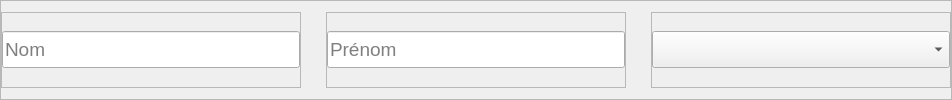
                              <widget class="QFrame" name="frame_11">
                               <property name="sizePolicy">
                                <sizepolicy hsizetype="Expanding" vsizetype="Preferred">
                                 <horstretch>0</horstretch>
                                 <verstretch>0</verstretch>
                                </sizepolicy>
                               </property>
                               <property name="minimumSize">
                                <size>
                                 <width>300</width>
                                 <height>0</height>
                                </size>
                               </property>
                               <property name="frameShape">
                                <enum>QFrame::StyledPanel</enum>
                               </property>
                               <property name="frameShadow">
                                <enum>QFrame::Raised</enum>
                               </property>
                               <layout class="QHBoxLayout" name="horizontalLayout_23">
                                <property name="spacing">
                                 <number>25</number>
                                </property>
                                <property name="leftMargin">
                                 <number>0</number>
                                </property>
                                <property name="rightMargin">
                                 <number>0</number>
                                </property>
                                <item>
                                 <widget class="QFrame" name="frame_15">
                                  <property name="minimumSize">
                                   <size>
                                    <width>300</width>
                                    <height>0</height>
                                   </size>
                                  </property>
                                  <property name="frameShape">
                                   <enum>QFrame::StyledPanel</enum>
                                  </property>
                                  <property name="frameShadow">
                                   <enum>QFrame::Raised</enum>
                                  </property>
                                  <layout class="QVBoxLayout" name="verticalLayout_36">
                                   <property name="leftMargin">
                                    <number>0</number>
                                   </property>
                                   <property name="topMargin">
                                    <number>0</number>
                                   </property>
                                   <property name="rightMargin">
                                    <number>0</number>
                                   </property>
                                   <property name="bottomMargin">
                                    <number>0</number>
                                   </property>
                                   <item>
                                    <widget class="QLineEdit" name="nom">
                                     <property name="minimumSize">
                                      <size>
                                       <width>0</width>
                                       <height>37</height>
                                      </size>
                                     </property>
                                     <property name="font">
                                      <font>
                                       <pointsize>14</pointsize>
                                      </font>
                                     </property>
                                     <property name="placeholderText">
                                      <string>Nom</string>
                                     </property>
                                    </widget>
                                   </item>
                                  </layout>
                                 </widget>
                                </item>
                                <item>
                                 <widget class="QFrame" name="frame_16">
                                  <property name="minimumSize">
                                   <size>
                                    <width>300</width>
                                    <height>0</height>
                                   </size>
                                  </property>
                                  <property name="frameShape">
                                   <enum>QFrame::StyledPanel</enum>
                                  </property>
                                  <property name="frameShadow">
                                   <enum>QFrame::Raised</enum>
                                  </property>
                                  <layout class="QVBoxLayout" name="verticalLayout_34">
                                   <property name="leftMargin">
                                    <number>0</number>
                                   </property>
                                   <property name="topMargin">
                                    <number>0</number>
                                   </property>
                                   <property name="rightMargin">
                                    <number>0</number>
                                   </property>
                                   <property name="bottomMargin">
                                    <number>0</number>
                                   </property>
                                   <item>
                                    <widget class="QLineEdit" name="prenom">
                                     <property name="minimumSize">
                                      <size>
                                       <width>0</width>
                                       <height>37</height>
                                      </size>
                                     </property>
                                     <property name="font">
                                      <font>
                                       <pointsize>14</pointsize>
                                      </font>
                                     </property>
                                     <property name="placeholderText">
                                      <string>Prénom</string>
                                     </property>
                                    </widget>
                                   </item>
                                  </layout>
                                 </widget>
                                </item>
                                <item>
                                 <widget class="QFrame" name="frame_17">
                                  <property name="minimumSize">
                                   <size>
                                    <width>300</width>
                                    <height>25</height>
                                   </size>
                                  </property>
                                  <property name="font">
                                   <font>
                                    <pointsize>14</pointsize>
                                   </font>
                                  </property>
                                  <property name="frameShape">
                                   <enum>QFrame::StyledPanel</enum>
                                  </property>
                                  <property name="frameShadow">
                                   <enum>QFrame::Raised</enum>
                                  </property>
                                  <layout class="QVBoxLayout" name="verticalLayout_35">
                                   <property name="leftMargin">
                                    <number>0</number>
                                   </property>
                                   <property name="topMargin">
                                    <number>0</number>
                                   </property>
                                   <property name="rightMargin">
                                    <number>0</number>
                                   </property>
                                   <property name="bottomMargin">
                                    <number>0</number>
                                   </property>
                                   <item>
                                    <widget class="QComboBox" name="sexe">
                                     <property name="minimumSize">
                                      <size>
                                       <width>0</width>
                                       <height>37</height>
                                      </size>
                                     </property>
                                     <property name="font">
                                      <font>
                                       <pointsize>14</pointsize>
                                      </font>
                                     </property>
                                     <property name="cursor">
                                      <cursorShape>PointingHandCursor</cursorShape>
                                     </property>
                                     <property name="placeholderText">
                                      <string>Sexe</string>
                                     </property>
                                    </widget>
                                   </item>
                                  </layout>
                                 </widget>
                                </item>
                               </layout>
                              </widget>
